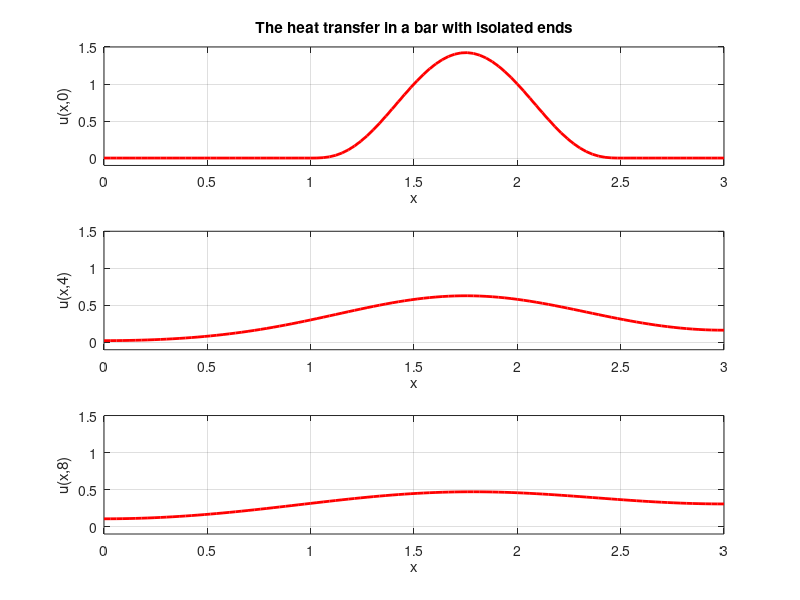

This figure's MATLAB source:
function HeatFourier2
 
L=3;a=0.2;
tmax=8;
t=linspace(0,tmax);
x=linspace(0,L);

% ???????? ?? ????????? ???????????? ?? ?????????????
 
function y=phi(x)
        for i=1:length(x)
        if 1<x(i) && x(i)<5/2
        y(i)=-(2*x(i)^2-7*x(i)+5)^3;
        else
        y(i)=0;
        end
        end
%y=1;
end
 
% ?????????? ??????????? ?? ?????????
    function y=heat(x,t)
K=40;
 y=trapz(x,phi(x))/L;
for k=1:K
    Xk=cos(k*pi*x/L);
    Ak=2*trapz(x, phi(x).*Xk)/L;
    Tk=Ak*exp(-(a*k*pi/L)^2*t);
    y=y+Xk*Tk;
end
end
    
  for n=1:length(t)
    plot(x,heat(x,t(n)),'r','LineWidth',2)
    axis([0,L,-0.1,1.5])
    grid on
            xlabel('x')
            ylabel('The temtretaure u(x,t)')
            title('The heat transfer in a bar with isolated ends')
    getframe;
  end

  % ??? ??????? ??????? ?? ??????????
subplot(3,1,1)
plot(x,heat(x,0),'r', 'LineWidth',2)
           axis([0,L,-0.1,1.5])
    grid on
            xlabel('x')
            ylabel('u(x,0)')
            title('The heat transfer in a bar with isolated ends')
   
subplot(3,1,2)
plot(x,heat(x,4),'r', 'LineWidth',2)
            axis([0,L,-0.1,1.5])
    grid on
            xlabel('x')
            ylabel('u(x,4)')
            
   
            

subplot(3,1,3)
plot(x,heat(x,8),'r', 'LineWidth',2)
            axis([0,L,-0.1,1.5])
    grid on
            xlabel('x')
            ylabel('u(x,8)')
            
   
           
  
end
